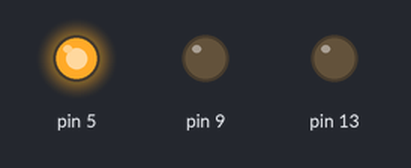
The sketch below on a simulated Arduino Uno, built with avr-gcc and run on an emulated ATmega328P. Shown: output pins drawn as LEDs (lit = HIGH).

Above: at 0.7 s.
At 4.2 s:
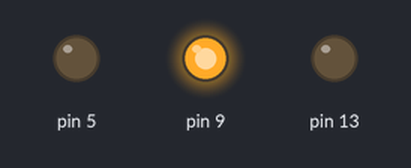
At 8.1 s:
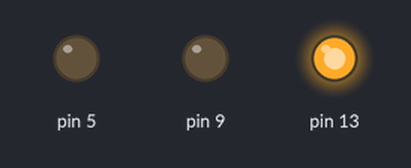
At 9.5 s:
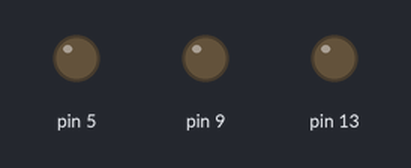
Timing chart, 0 to 12.9 s (numbered marks = the images above):
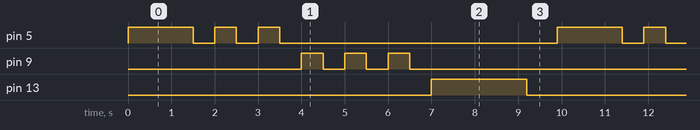

Measured:
- by itself, pin 5: repeats every 9.9 s: 2 × (LOW 0.50 s, HIGH 0.50 s), LOW 6.4 s, HIGH 1.5 s
- by itself, pin 9: repeats every 9.9 s: 2 × (LOW 0.50 s, HIGH 0.50 s), LOW 7.4 s, HIGH 0.50 s
- by itself, pin 13: alternates HIGH for 2.2 s and LOW for 7.7 s

The sketch:

Practica3.ino
```cpp
//Practica Iinicio 3
//Secuencia de encendido/apagado de LEDs
void setup() {
	//put you setup code here to run once:
  pinMode(13, OUTPUT);
  pinMode(9, OUTPUT);
  pinMode(5, OUTPUT);
}

// the loop function runs over and over again forever
void loop() {
  //put your main code here, to run repeately:
  digitalWrite(5,HIGH);
  delay(1500);
  digitalWrite(5,LOW);
  delay(500);
  digitalWrite(5,HIGH);
  delay(500);
  digitalWrite(5,LOW);
  delay(500);
  digitalWrite(5,HIGH);
  delay(500);
  digitalWrite(5,LOW);
  delay(500);

  digitalWrite(9,HIGH);
  delay(500);
  digitalWrite(9,LOW);
  delay(500);
  digitalWrite(9,HIGH);
  delay(500);
  digitalWrite(9,LOW);
  delay(500);
  digitalWrite(9,HIGH);
  delay(500);
  digitalWrite(9,LOW);
  delay(500);

  digitalWrite(13,HIGH);
  delay(2200);
  digitalWrite(13,LOW);
  delay(700);


}
```
